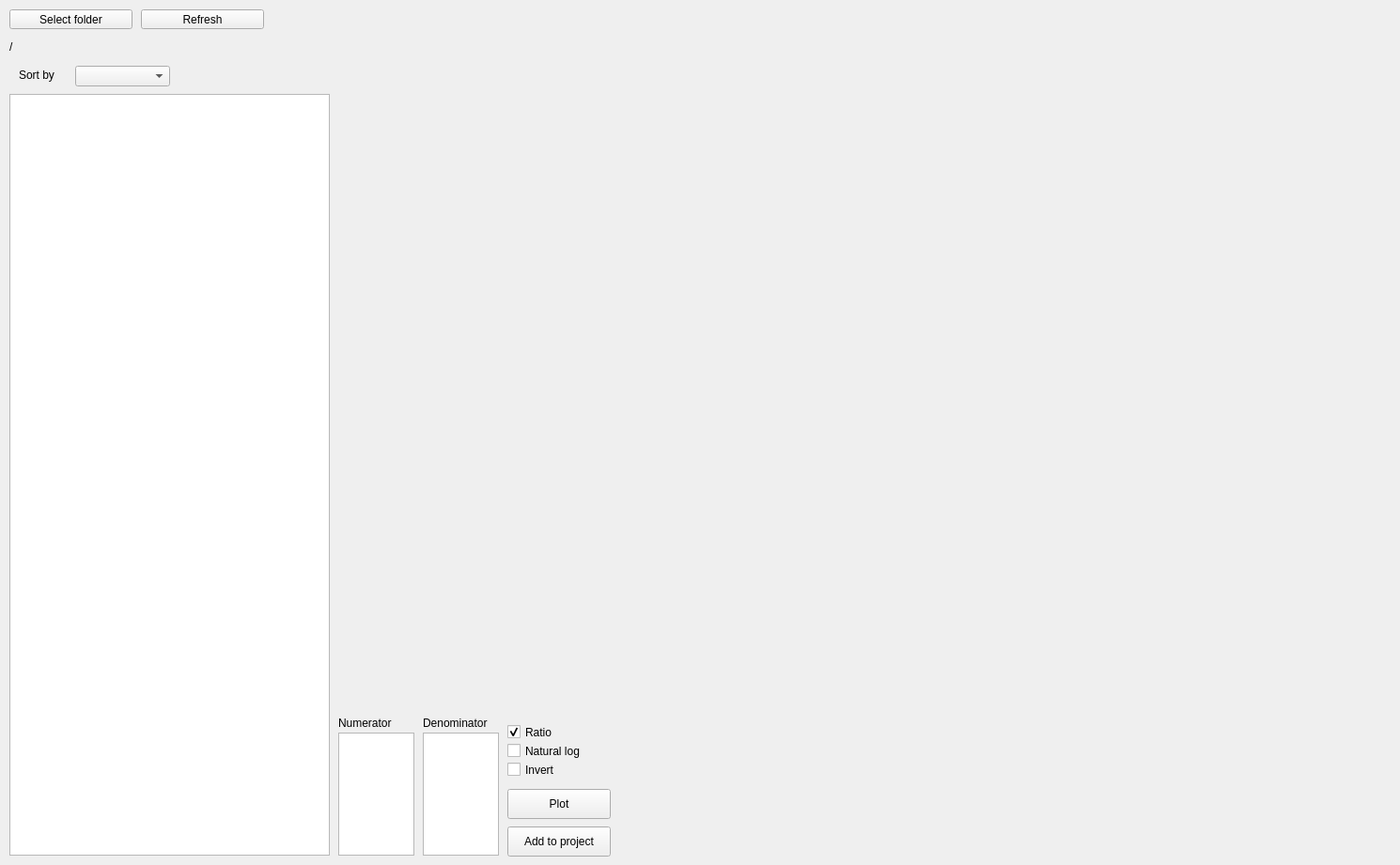
    <widget class="QWidget" name="tab_visualize">
     <attribute name="title">
      <string>Browse data</string>
     </attribute>
     <widget class="QListWidget" name="listFiles_bin">
      <property name="geometry">
       <rect>
        <x>10</x>
        <y>100</y>
        <width>341</width>
        <height>811</height>
       </rect>
      </property>
     </widget>
     <widget class="QPushButton" name="pushbutton_plot_bin">
      <property name="geometry">
       <rect>
        <x>540</x>
        <y>840</y>
        <width>110</width>
        <height>32</height>
       </rect>
      </property>
      <property name="text">
       <string>Plot</string>
      </property>
     </widget>
     <widget class="QCheckBox" name="checkBox_log_bin">
      <property name="geometry">
       <rect>
        <x>540</x>
        <y>790</y>
        <width>101</width>
        <height>19</height>
       </rect>
      </property>
      <property name="text">
       <string>Natural log</string>
      </property>
     </widget>
     <widget class="QLabel" name="label_CurrentFolder_3">
      <property name="geometry">
       <rect>
        <x>450</x>
        <y>760</y>
        <width>91</width>
        <height>20</height>
       </rect>
      </property>
      <property name="text">
       <string>Denominator</string>
      </property>
     </widget>
     <widget class="QLabel" name="label2">
      <property name="geometry">
       <rect>
        <x>360</x>
        <y>760</y>
        <width>71</width>
        <height>20</height>
       </rect>
      </property>
      <property name="text">
       <string>Numerator</string>
      </property>
     </widget>
     <widget class="QListWidget" name="listBinnedDataNumerator">
      <property name="geometry">
       <rect>
        <x>360</x>
        <y>780</y>
        <width>81</width>
        <height>131</height>
       </rect>
      </property>
     </widget>
     <widget class="QCheckBox" name="checkBox_inv_bin">
      <property name="geometry">
       <rect>
        <x>540</x>
        <y>810</y>
        <width>91</width>
        <height>19</height>
       </rect>
      </property>
      <property name="text">
       <string>Invert</string>
      </property>
     </widget>
     <widget class="QListWidget" name="listBinnedDataDenominator">
      <property name="geometry">
       <rect>
        <x>450</x>
        <y>780</y>
        <width>81</width>
        <height>131</height>
       </rect>
      </property>
     </widget>
     <widget class="QWidget" name="verticalLayoutWidget">
      <property name="geometry">
       <rect>
        <x>360</x>
        <y>10</y>
        <width>1121</width>
        <height>751</height>
       </rect>
      </property>
      <layout class="QVBoxLayout" name="layout_plot_bin"/>
     </widget>
     <widget class="QPushButton" name="pushbutton_add_to_xasproject">
      <property name="geometry">
       <rect>
        <x>540</x>
        <y>880</y>
        <width>110</width>
        <height>32</height>
       </rect>
      </property>
      <property name="text">
       <string>Add to project</string>
      </property>
     </widget>
     <widget class="QComboBox" name="comboBox_sort_files_by">
      <property name="geometry">
       <rect>
        <x>80</x>
        <y>70</y>
        <width>101</width>
        <height>22</height>
       </rect>
      </property>
     </widget>
     <widget class="QPushButton" name="pushbuttonRefreshFolder">
      <property name="geometry">
       <rect>
        <x>150</x>
        <y>10</y>
        <width>131</width>
        <height>21</height>
       </rect>
      </property>
      <property name="text">
       <string>Refresh</string>
      </property>
     </widget>
     <widget class="QPushButton" name="pushbuttonSelectFolder">
      <property name="geometry">
       <rect>
        <x>10</x>
        <y>10</y>
        <width>131</width>
        <height>21</height>
       </rect>
      </property>
      <property name="text">
       <string>Select folder</string>
      </property>
     </widget>
     <widget class="QLabel" name="label3">
      <property name="geometry">
       <rect>
        <x>20</x>
        <y>70</y>
        <width>61</width>
        <height>20</height>
       </rect>
      </property>
      <property name="text">
       <string>Sort by</string>
      </property>
     </widget>
     <widget class="QLabel" name="label_working_folder">
      <property name="geometry">
       <rect>
        <x>10</x>
        <y>40</y>
        <width>341</width>
        <height>20</height>
       </rect>
      </property>
      <property name="text">
       <string>/</string>
      </property>
     </widget>
     <widget class="QCheckBox" name="checkBox_ratio">
      <property name="geometry">
       <rect>
        <x>540</x>
        <y>770</y>
        <width>101</width>
        <height>19</height>
       </rect>
      </property>
      <property name="text">
       <string>Ratio</string>
      </property>
      <property name="checked">
       <bool>true</bool>
      </property>
     </widget>
    </widget>
